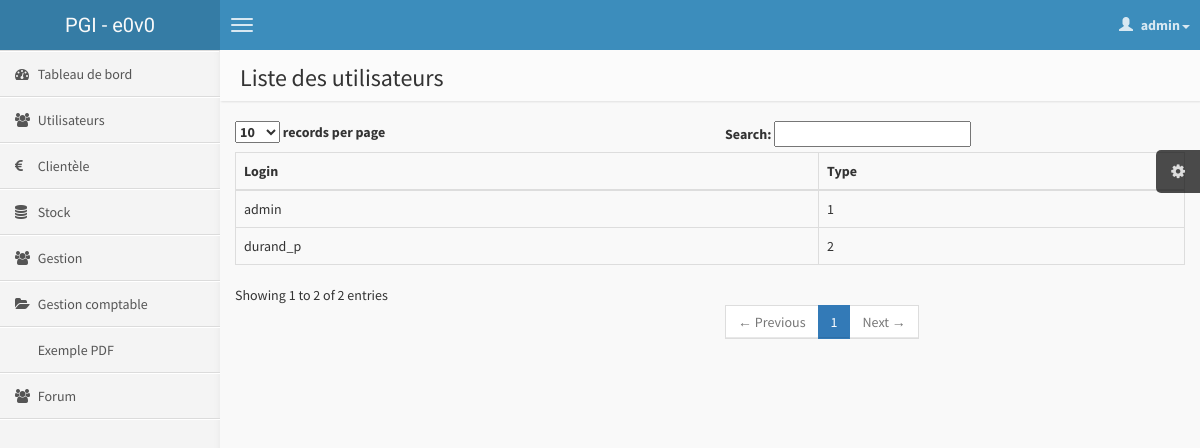
Page /?route=kernel_utilisateur_liste (signed in) on the committed database.
### tables this page shows
CREATE TABLE IF NOT EXISTS `utilisateurtype_menu` (
  `utilisateurtype_id` int(11) NOT NULL DEFAULT '0',
  `menu_id` int(11) NOT NULL DEFAULT '0',
  `ordre` int(3) NOT NULL
);

CREATE TABLE IF NOT EXISTS `menu` (
  `id` int(11) NOT NULL,
  `label` varchar(200) NOT NULL,
  `route` longtext NOT NULL,
  `menuparent_id` int(11) DEFAULT NULL,
  `icon` varchar(200) NOT NULL
);

CREATE TABLE IF NOT EXISTS `utilisateur` (
  `id` int(11) NOT NULL,
  `login` varchar(200) NOT NULL,
  `password` varchar(200) NOT NULL,
  `utilisateurtype_id` int(11) NOT NULL,
  `groupe_id` int(11) DEFAULT NULL,
  `entreprise_id` int(6) DEFAULT NULL
);

### mod_kernel/utilisateur.php (called while the page is built, shortened)
<?php
function liste_route(){
    $utilisateurs=Connexion::table('select login,utilisateurtype_id from utilisateur order by login');
    include(ROOT.'AdminLTE/kernel/utilisateur/liste.php');
}

### index.php (called while the page is built, shortened)
<?php
if (isset($_REQUEST['route'])) {
    $route = $_REQUEST['route'];
}elseif(isset($_SESSION['utilisateur'])) {
    $route='kernel_utilisateur_index';
}else{
    $route = 'kernel_index_index';
}
list($module, $fichier, $fonction) = explode('_', $route);
call_user_func($fonction.'_route');

### _class/connexion.php (called while the page is built, shortened)
<?php
class Connexion {
    private static $_pdo;
    private function __construct() {
        $dsn = 'mysql:dbname='
                .BDD_NAME
                . ';host='
                . BDD_HOST;
        self::$_pdo=new \PDO(
                $dsn, BDD_USER, BDD_PASSWORD, array(\PDO::MYSQL_ATTR_INIT_COMMAND => "SET NAMES utf8"));
    }
    static public function get() {
        return self::$_pdo;
    }
    static public function table($query){
        return self::get()->query($query,PDO::FETCH_ASSOC)->fetchAll();
    }
}

### mod_kernel/menu.php (the view)
<?php
function menuUtilisateur($menuParent_id = null) {
    $utilisateur = $_SESSION['utilisateur'];
    $query = 'select * '
            . 'from menu m, utilisateurtype_menu um '
            . 'where um.utilisateurtype_id=' . $utilisateur['utilisateurtype_id']
            . ' and m.id=um.menu_id';
    if (is_null($menuParent_id)) {
        $query.= ' and m.menuparent_id is null';
    } else {
        $query.= ' and m.menuparent_id=' . $menuParent_id;
    }
    $query.=' order by um.ordre';
    $menus = Connexion::table($query);
    $html = '';
    foreach ($menus as $menu) {
        if($menu['route']==''){
            $url='#';
        }else{
            $url='.?route='.$menu['route'];
        }
        $enfants=  menuUtilisateur($menu['id']);
        if($enfants!=''){
            $class=' class="treeview"';
        }else{
            $class='';
        }
        $html.='<li'.$class.'>
                <a href="'.$url.'">
                <i class="fa '.$menu['icon'].'"></i> <span>'.$menu['label'].'</span>
                </a>';
        if($enfants!=''){
            $html.='<ul class="treeview-menu">'.$enfants.'</ul>';
        }
        $html.='</li>';
    }
    return $html;
}

### AdminLTE/kernel/utilisateur/liste.php (shortened to what this page needs)
<!DOCTYPE html>
<html>
    <head>
        <link href="//maxcdn.bootstrapcdn.com/bootstrap/3.3.1/css/bootstrap.min.css" rel="stylesheet" type="text/css" />
        <link href="//cdnjs.cloudflare.com/ajax/libs/font-awesome/4.2.0/css/font-awesome.min.css" rel="stylesheet" type="text/css" />
        <link href="//code.ionicframework.com/ionicons/1.5.2/css/ionicons.min.css" rel="stylesheet" type="text/css" />
        <link href="./AdminLTE/css/morris/morris.css" rel="stylesheet" type="text/css" />
        <link href="./AdminLTE/css/jvectormap/jquery-jvectormap-1.2.2.css" rel="stylesheet" type="text/css" />
        <link href="./AdminLTE/css/datepicker/datepicker3.css" rel="stylesheet" type="text/css" />
        <link href="./AdminLTE/css/daterangepicker/daterangepicker-bs3.css" rel="stylesheet" type="text/css" />
        <link href="./AdminLTE/css/bootstrap-wysihtml5/bootstrap3-wysihtml5.min.css" rel="stylesheet" type="text/css" />
        <link href="./AdminLTE/css/AdminLTE.css" rel="stylesheet" type="text/css" />
    </head>
    <body class="skin-blue">
        <header class="header">
            <a href="index.php" class="logo">
                <?php echo titreApplication; ?>
            </a>
            <nav class="navbar navbar-static-top" role="navigation">
                <a href="#" class="navbar-btn sidebar-toggle" data-toggle="offcanvas" role="button">
                    <span class="icon-bar"></span>
                    <span class="icon-bar"></span>
                    <span class="icon-bar"></span>
                </a>
                <div class="navbar-right">
                    <ul class="nav navbar-nav">
                        <li class="dropdown user user-menu">
                            <a href="#" class="dropdown-toggle" data-toggle="dropdown">
                                <i class="glyphicon glyphicon-user"></i>
                                <span><?php echo $_SESSION['utilisateur']['login']; ?><i class="caret"></i></span>
                            </a>
                        </li>
                    </ul>
                </div>
            </nav>
        </header>
        <div class="wrapper row-offcanvas row-offcanvas-left">
            <aside class="left-side sidebar-offcanvas">
                <section class="sidebar">
                    <ul class="sidebar-menu">
                        <?php echo menuUtilisateur(); ?>
                    </ul>
                </section>
            </aside>
            <aside class="right-side">
                <section class="content-header">
                    <h1>
                        Liste des utilisateurs
                    </h1>
                </section>
                <section class="content">
                    <div class="row">
                        <div class="col-xs-12">
                            <table id="example2" class="table table-bordered table-hover datatable">
                                <thead>
                                    <tr>
                                        <th>Login</th>
                                        <th>Type</th>
                                    </tr>
                                </thead>
                                <tbody>
                                    <?php
                                    foreach ($utilisateurs as $u) {
                                        echo '<tr>'
                                            ,'<td>',$u['login'],'</td>'
                                            ,'<td>',$u['utilisateurtype_id'],'</td>'
                                            ,'</tr>';
                                    }
                                    ?>
                                </tbody>
                            </table>
                        </div>
                    </div>
                </section>
            </aside>
        </div>
    </body>
</html>

### rows in the picture
utilisateurtype_menu: menu.label "Tableau de bord"
utilisateurtype_menu: menu.label "Utilisateurs"
utilisateurtype_menu: menu.label "Clientèle"
utilisateurtype_menu: menu.label "Stock"
utilisateurtype_menu: menu.label "Gestion"
utilisateurtype_menu: menu.label "Gestion comptable"
utilisateurtype_menu: menu.label "Exemple PDF"
utilisateurtype_menu: menu.label "Forum"
utilisateur: login "admin", utilisateurtype "1"
utilisateur: login "durand_p", utilisateurtype "2"

### other values in the picture
titreApplication "PGI - e0v0"
$_SESSION['utilisateur']['login'] "admin"
